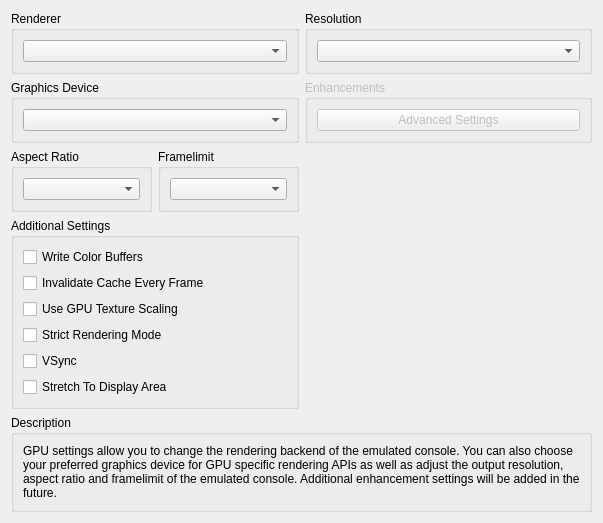
     <widget class="QWidget" name="gpuTab">
      <attribute name="title">
       <string>GPU</string>
      </attribute>
      <layout class="QVBoxLayout" name="verticalLayout_7">
       <item>
        <layout class="QHBoxLayout" name="horizontalLayout_4">
         <item>
          <widget class="QGroupBox" name="groupBox_26">
           <property name="title">
            <string>Renderer</string>
           </property>
           <layout class="QVBoxLayout" name="verticalLayout_19">
            <item>
             <widget class="QComboBox" name="renderBox"/>
            </item>
           </layout>
          </widget>
         </item>
         <item>
          <widget class="QGroupBox" name="groupBox_29">
           <property name="title">
            <string>Resolution</string>
           </property>
           <layout class="QVBoxLayout" name="verticalLayout_22">
            <item>
             <widget class="QComboBox" name="resBox"/>
            </item>
           </layout>
          </widget>
         </item>
        </layout>
       </item>
       <item>
        <layout class="QHBoxLayout" name="horizontalLayout_6">
         <item>
          <widget class="QGroupBox" name="groupBox_42">
           <property name="title">
            <string>Graphics Device</string>
           </property>
           <layout class="QVBoxLayout" name="verticalLayout_18">
            <item>
             <widget class="QComboBox" name="graphicsAdapterBox"/>
            </item>
           </layout>
          </widget>
         </item>
         <item>
          <widget class="QGroupBox" name="groupBox_43">
           <property name="enabled">
            <bool>false</bool>
           </property>
           <property name="title">
            <string>Enhancements</string>
           </property>
           <layout class="QVBoxLayout" name="verticalLayout_21">
            <item>
             <widget class="QPushButton" name="pushButton_3">
              <property name="text">
               <string>Advanced Settings</string>
              </property>
             </widget>
            </item>
           </layout>
          </widget>
         </item>
        </layout>
       </item>
       <item>
        <layout class="QHBoxLayout" name="horizontalLayout_8">
         <item>
          <layout class="QHBoxLayout" name="horizontalLayout_3">
           <item>
            <widget class="QGroupBox" name="groupBox_44">
             <property name="title">
              <string>Aspect Ratio</string>
             </property>
             <layout class="QVBoxLayout" name="verticalLayout_14">
              <item>
               <widget class="QComboBox" name="aspectBox"/>
              </item>
             </layout>
            </widget>
           </item>
           <item>
            <widget class="QGroupBox" name="groupBox_45">
             <property name="title">
              <string>Framelimit</string>
             </property>
             <layout class="QVBoxLayout" name="verticalLayout_15">
              <item>
               <widget class="QComboBox" name="frameLimitBox"/>
              </item>
             </layout>
            </widget>
           </item>
          </layout>
         </item>
         <item>
          <widget class="QWidget" name="widget" native="true"/>
         </item>
        </layout>
       </item>
       <item>
        <layout class="QHBoxLayout" name="horizontalLayout_7">
         <item alignment="Qt::AlignTop">
          <widget class="QGroupBox" name="groupBox_46">
           <property name="title">
            <string>Additional Settings</string>
           </property>
           <property name="alignment">
            <set>Qt::AlignLeading|Qt::AlignLeft|Qt::AlignTop</set>
           </property>
           <layout class="QVBoxLayout" name="verticalLayout_16">
            <item alignment="Qt::AlignTop">
             <widget class="QCheckBox" name="dumpColor">
              <property name="text">
               <string>Write Color Buffers</string>
              </property>
             </widget>
            </item>
            <item>
             <widget class="QCheckBox" name="autoInvalidateCache">
              <property name="text">
               <string>Invalidate Cache Every Frame</string>
              </property>
             </widget>
            </item>
            <item>
             <widget class="QCheckBox" name="gpuTextureScaling">
              <property name="text">
               <string>Use GPU Texture Scaling</string>
              </property>
             </widget>
            </item>
            <item>
             <widget class="QCheckBox" name="scrictModeRendering">
              <property name="text">
               <string>Strict Rendering Mode</string>
              </property>
             </widget>
            </item>
            <item>
             <widget class="QCheckBox" name="vsync">
              <property name="text">
               <string>VSync</string>
              </property>
             </widget>
            </item>
            <item>
             <widget class="QCheckBox" name="stretchToDisplayArea">
              <property name="text">
               <string>Stretch To Display Area</string>
              </property>
             </widget>
            </item>
           </layout>
          </widget>
         </item>
         <item>
          <widget class="QWidget" name="widget_8" native="true"/>
         </item>
        </layout>
       </item>
       <item>
        <spacer name="verticalSpacer_3">
         <property name="orientation">
          <enum>Qt::Vertical</enum>
         </property>
         <property name="sizeType">
          <enum>QSizePolicy::MinimumExpanding</enum>
         </property>
         <property name="sizeHint" stdset="0">
          <size>
           <width>0</width>
           <height>0</height>
          </size>
         </property>
        </spacer>
       </item>
       <item>
        <widget class="QGroupBox" name="groupBox_47">
         <property name="title">
          <string>Description</string>
         </property>
         <layout class="QHBoxLayout" name="horizontalLayout_5">
          <item>
           <widget class="QLabel" name="label_3">
            <property name="text">
             <string>GPU settings allow you to change the rendering backend of the emulated console. You can also choose your preferred graphics device for GPU specific rendering APIs as well as adjust the output resolution, aspect ratio and framelimit of the emulated console. Additional enhancement settings will be added in the future.</string>
            </property>
            <property name="textFormat">
             <enum>Qt::PlainText</enum>
            </property>
            <property name="alignment">
             <set>Qt::AlignLeading|Qt::AlignLeft|Qt::AlignTop</set>
            </property>
            <property name="wordWrap">
             <bool>true</bool>
            </property>
           </widget>
          </item>
         </layout>
        </widget>
       </item>
      </layout>
     </widget>
